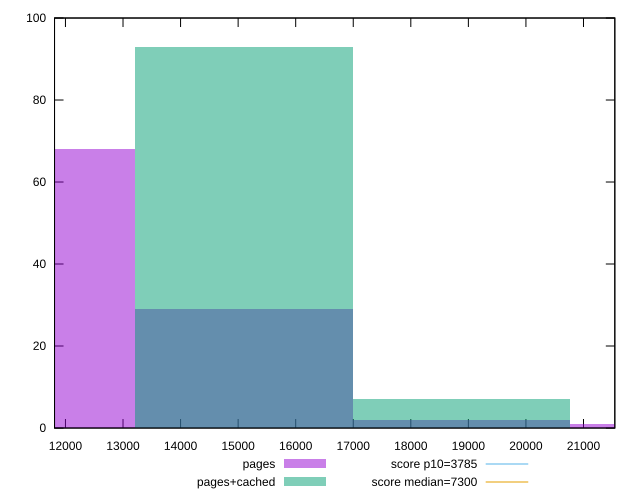

Here is the gnuplot script that generated this plot:
reset

$pages <<EOF
22653.603099445325 1
11326.801549722662 68
15102.402066296883 29
18878.002582871104 2
EOF

$pagesCached <<EOF
15102.402066296883 93
18878.002582871104 7
EOF

set key outside below
set boxwidth 3775.600516574221
set xrange [11810.271999999999:21544.384999999995]
set yrange [0:100]
set trange [0:100]
set style fill transparent solid 0.5 noborder

set parametric
set terminal svg size 640, 500 enhanced background rgb 'white'
set output "reprap/interactive/comparison/histogram/0_vs_1.svg"

plot $pages title "pages" with boxes, \
     $pagesCached title "pages+cached" with boxes, \
     3785,t title "score p10=3785", \
     7300,t title "score median=7300"

reset
